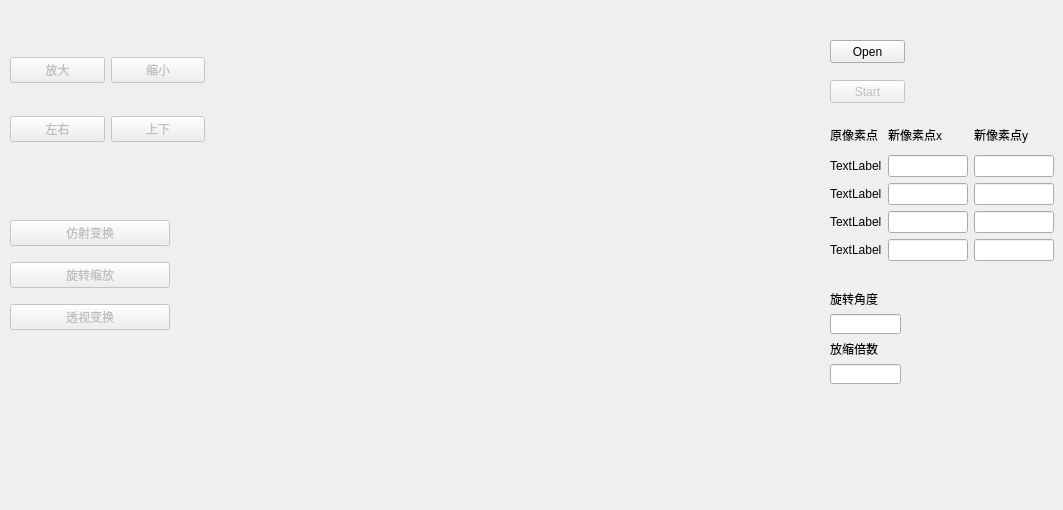
    <widget class="QWidget" name="tab_4">
     <attribute name="title">
      <string>图像变形</string>
     </attribute>
     <widget class="QWidget" name="gridLayoutWidget">
      <property name="geometry">
       <rect>
        <x>10</x>
        <y>30</y>
        <width>195</width>
        <height>141</height>
       </rect>
      </property>
      <layout class="QGridLayout" name="gridLayout">
       <item row="0" column="0">
        <widget class="QPushButton" name="w3btnUp">
         <property name="enabled">
          <bool>false</bool>
         </property>
         <property name="text">
          <string>放大</string>
         </property>
        </widget>
       </item>
       <item row="0" column="1">
        <widget class="QPushButton" name="w3btnDown">
         <property name="enabled">
          <bool>false</bool>
         </property>
         <property name="text">
          <string>缩小</string>
         </property>
        </widget>
       </item>
       <item row="2" column="1">
        <widget class="QPushButton" name="pushButton_6">
         <property name="enabled">
          <bool>false</bool>
         </property>
         <property name="text">
          <string>上下</string>
         </property>
        </widget>
       </item>
       <item row="2" column="0">
        <widget class="QPushButton" name="pushButton_2">
         <property name="enabled">
          <bool>false</bool>
         </property>
         <property name="text">
          <string>左右</string>
         </property>
        </widget>
       </item>
      </layout>
     </widget>
     <widget class="QPushButton" name="w3btnOpen">
      <property name="geometry">
       <rect>
        <x>830</x>
        <y>40</y>
        <width>75</width>
        <height>23</height>
       </rect>
      </property>
      <property name="text">
       <string>Open</string>
      </property>
     </widget>
     <widget class="QLabel" name="w3Label">
      <property name="geometry">
       <rect>
        <x>220</x>
        <y>10</y>
        <width>591</width>
        <height>491</height>
       </rect>
      </property>
      <property name="text">
       <string/>
      </property>
     </widget>
     <widget class="QWidget" name="verticalLayoutWidget">
      <property name="geometry">
       <rect>
        <x>10</x>
        <y>210</y>
        <width>160</width>
        <height>131</height>
       </rect>
      </property>
      <layout class="QVBoxLayout" name="verticalLayout_18">
       <item>
        <widget class="QPushButton" name="w3btnFS">
         <property name="enabled">
          <bool>false</bool>
         </property>
         <property name="text">
          <string>仿射变换</string>
         </property>
        </widget>
       </item>
       <item>
        <widget class="QPushButton" name="w3btnRotate">
         <property name="enabled">
          <bool>false</bool>
         </property>
         <property name="text">
          <string>旋转缩放</string>
         </property>
        </widget>
       </item>
       <item>
        <widget class="QPushButton" name="w3btnTS">
         <property name="enabled">
          <bool>false</bool>
         </property>
         <property name="text">
          <string>透视变换</string>
         </property>
        </widget>
       </item>
      </layout>
     </widget>
     <widget class="QWidget" name="gridLayoutWidget_2">
      <property name="geometry">
       <rect>
        <x>830</x>
        <y>120</y>
        <width>224</width>
        <height>141</height>
       </rect>
      </property>
      <layout class="QGridLayout" name="gridLayout_7">
       <item row="0" column="2">
        <widget class="QLabel" name="w3lbl2">
         <property name="enabled">
          <bool>true</bool>
         </property>
         <property name="text">
          <string>新像素点x</string>
         </property>
        </widget>
       </item>
       <item row="2" column="4">
        <widget class="QLineEdit" name="w3Liney1">
         <property name="enabled">
          <bool>true</bool>
         </property>
        </widget>
       </item>
       <item row="5" column="0">
        <widget class="QLabel" name="w3lblP4">
         <property name="enabled">
          <bool>true</bool>
         </property>
         <property name="text">
          <string>TextLabel</string>
         </property>
        </widget>
       </item>
       <item row="4" column="0">
        <widget class="QLabel" name="w3lblP3">
         <property name="enabled">
          <bool>true</bool>
         </property>
         <property name="text">
          <string>TextLabel</string>
         </property>
        </widget>
       </item>
       <item row="2" column="2">
        <widget class="QLineEdit" name="w3Linex1">
         <property name="enabled">
          <bool>true</bool>
         </property>
         <property name="clearButtonEnabled">
          <bool>false</bool>
         </property>
        </widget>
       </item>
       <item row="2" column="0">
        <widget class="QLabel" name="w3lblP1">
         <property name="enabled">
          <bool>true</bool>
         </property>
         <property name="text">
          <string>TextLabel</string>
         </property>
        </widget>
       </item>
       <item row="3" column="0">
        <widget class="QLabel" name="w3lblP2">
         <property name="enabled">
          <bool>true</bool>
         </property>
         <property name="text">
          <string>TextLabel</string>
         </property>
        </widget>
       </item>
       <item row="0" column="0">
        <widget class="QLabel" name="w3lbl1">
         <property name="enabled">
          <bool>true</bool>
         </property>
         <property name="text">
          <string>原像素点</string>
         </property>
        </widget>
       </item>
       <item row="0" column="4">
        <widget class="QLabel" name="w3lbl3">
         <property name="enabled">
          <bool>true</bool>
         </property>
         <property name="text">
          <string>新像素点y</string>
         </property>
        </widget>
       </item>
       <item row="4" column="4">
        <widget class="QLineEdit" name="w3Liney3">
         <property name="enabled">
          <bool>true</bool>
         </property>
        </widget>
       </item>
       <item row="3" column="4">
        <widget class="QLineEdit" name="w3Liney2">
         <property name="enabled">
          <bool>true</bool>
         </property>
        </widget>
       </item>
       <item row="5" column="2">
        <widget class="QLineEdit" name="w3Linex4">
         <property name="enabled">
          <bool>true</bool>
         </property>
        </widget>
       </item>
       <item row="4" column="2">
        <widget class="QLineEdit" name="w3Linex3">
         <property name="enabled">
          <bool>true</bool>
         </property>
        </widget>
       </item>
       <item row="5" column="4">
        <widget class="QLineEdit" name="w3Liney4">
         <property name="enabled">
          <bool>true</bool>
         </property>
        </widget>
       </item>
       <item row="3" column="2">
        <widget class="QLineEdit" name="w3Linex2">
         <property name="enabled">
          <bool>true</bool>
         </property>
        </widget>
       </item>
      </layout>
     </widget>
     <widget class="QWidget" name="verticalLayoutWidget_2">
      <property name="geometry">
       <rect>
        <x>830</x>
        <y>290</y>
        <width>71</width>
        <height>95</height>
       </rect>
      </property>
      <layout class="QVBoxLayout" name="verticalLayout_19">
       <item>
        <widget class="QLabel" name="w3lblRotate">
         <property name="enabled">
          <bool>true</bool>
         </property>
         <property name="text">
          <string>旋转角度</string>
         </property>
        </widget>
       </item>
       <item>
        <widget class="QLineEdit" name="w3Line1">
         <property name="enabled">
          <bool>true</bool>
         </property>
        </widget>
       </item>
       <item>
        <widget class="QLabel" name="w3lblSize">
         <property name="enabled">
          <bool>true</bool>
         </property>
         <property name="text">
          <string>放缩倍数</string>
         </property>
        </widget>
       </item>
       <item>
        <widget class="QLineEdit" name="w3Line2">
         <property name="enabled">
          <bool>true</bool>
         </property>
        </widget>
       </item>
      </layout>
     </widget>
     <widget class="QPushButton" name="w3btnStart">
      <property name="enabled">
       <bool>false</bool>
      </property>
      <property name="geometry">
       <rect>
        <x>830</x>
        <y>80</y>
        <width>75</width>
        <height>23</height>
       </rect>
      </property>
      <property name="text">
       <string>Start</string>
      </property>
     </widget>
    </widget>
